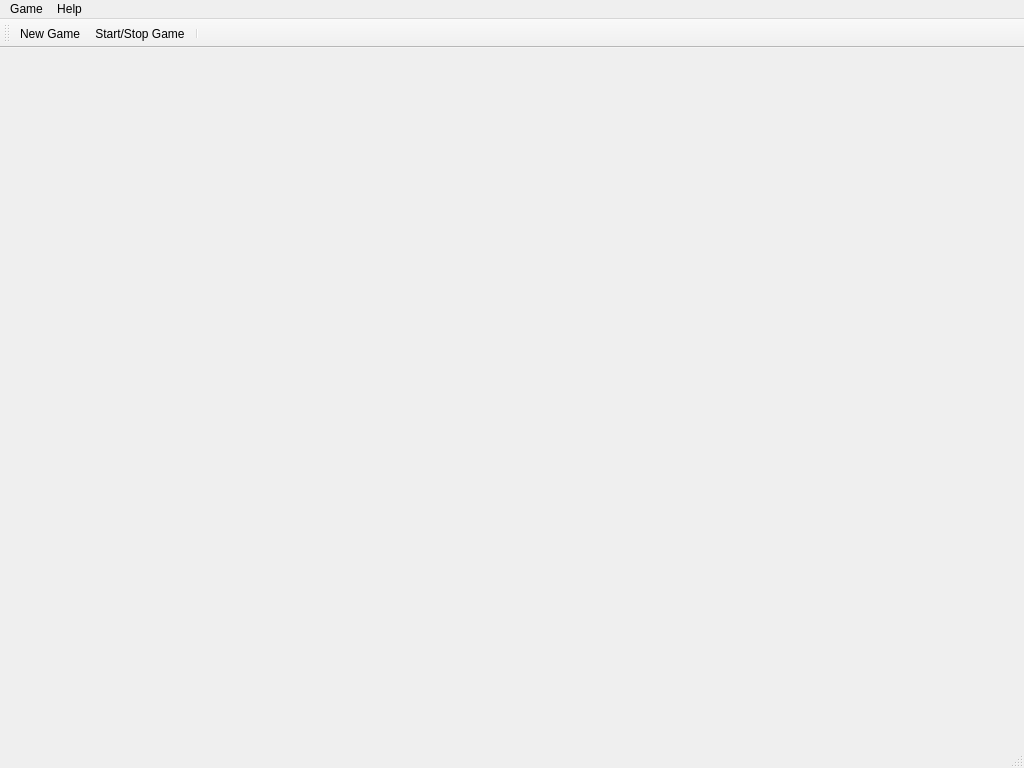
<?xml version="1.0" encoding="UTF-8"?>
<ui version="4.0">
 <class>MainWindow</class>
 <widget class="QMainWindow" name="MainWindow">
  <property name="geometry">
   <rect>
    <x>0</x>
    <y>0</y>
    <width>1024</width>
    <height>768</height>
   </rect>
  </property>
  <property name="minimumSize">
   <size>
    <width>1024</width>
    <height>768</height>
   </size>
  </property>
  <property name="windowTitle">
   <string>Snake Game</string>
  </property>
  <property name="windowIcon">
   <iconset resource="images.qrc">
    <normaloff>:/images/desktop/64x64/kqsnake.png</normaloff>:/images/desktop/64x64/kqsnake.png</iconset>
  </property>
  <widget class="QWidget" name="centralwidget">
   <property name="sizePolicy">
    <sizepolicy hsizetype="Preferred" vsizetype="Preferred">
     <horstretch>0</horstretch>
     <verstretch>0</verstretch>
    </sizepolicy>
   </property>
   <layout class="QVBoxLayout" name="verticalLayout">
    <property name="spacing">
     <number>0</number>
    </property>
    <property name="sizeConstraint">
     <enum>QLayout::SetDefaultConstraint</enum>
    </property>
    <property name="leftMargin">
     <number>0</number>
    </property>
    <property name="topMargin">
     <number>0</number>
    </property>
    <property name="rightMargin">
     <number>0</number>
    </property>
    <property name="bottomMargin">
     <number>0</number>
    </property>
   </layout>
  </widget>
  <widget class="QToolBar" name="toolBar">
   <property name="windowTitle">
    <string>toolBar</string>
   </property>
   <attribute name="toolBarArea">
    <enum>TopToolBarArea</enum>
   </attribute>
   <attribute name="toolBarBreak">
    <bool>false</bool>
   </attribute>
   <addaction name="actionNewGame"/>
   <addaction name="actionStartStopGame"/>
   <addaction name="separator"/>
  </widget>
  <widget class="QMenuBar" name="menubar">
   <property name="geometry">
    <rect>
     <x>0</x>
     <y>0</y>
     <width>1024</width>
     <height>34</height>
    </rect>
   </property>
   <widget class="QMenu" name="menuGame">
    <property name="title">
     <string>Game</string>
    </property>
    <addaction name="actionNewGame"/>
    <addaction name="actionStartStopGame"/>
   </widget>
   <widget class="QMenu" name="menuHelp">
    <property name="title">
     <string>Help</string>
    </property>
    <addaction name="separator"/>
    <addaction name="actionAboutQt"/>
    <addaction name="separator"/>
    <addaction name="actionAbout"/>
   </widget>
   <addaction name="menuGame"/>
   <addaction name="menuHelp"/>
  </widget>
  <widget class="QStatusBar" name="statusbar"/>
  <action name="actionNewGame">
   <property name="icon">
    <iconset theme="document-new">
     <normaloff>../../../.designer/backup</normaloff>../../../.designer/backup</iconset>
   </property>
   <property name="text">
    <string>New Game</string>
   </property>
   <property name="shortcut">
    <string>Alt+N</string>
   </property>
  </action>
  <action name="actionAboutQt">
   <property name="text">
    <string>About Qt</string>
   </property>
  </action>
  <action name="actionAbout">
   <property name="text">
    <string>About</string>
   </property>
  </action>
  <action name="actionStartStopGame">
   <property name="icon">
    <iconset theme="media-playback-start">
     <normaloff>.</normaloff>.</iconset>
   </property>
   <property name="text">
    <string>Start/Stop Game</string>
   </property>
   <property name="shortcut">
    <string>Alt+S</string>
   </property>
  </action>
 </widget>
 <resources>
  <include location="images.qrc"/>
 </resources>
 <connections/>
</ui>
